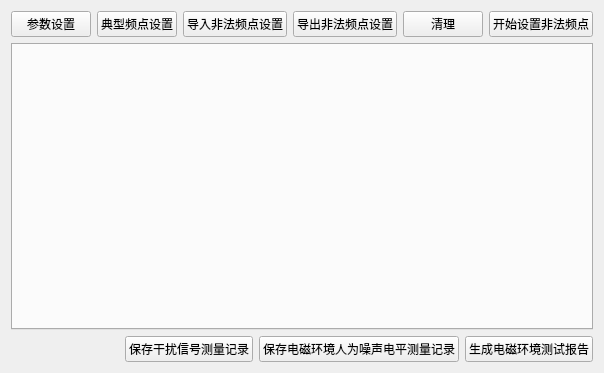
<?xml version="1.0" encoding="UTF-8"?>
<ui version="4.0">
 <class>WBSignalDetectWidget</class>
 <widget class="QWidget" name="WBSignalDetectWidget">
  <property name="geometry">
   <rect>
    <x>0</x>
    <y>0</y>
    <width>595</width>
    <height>373</height>
   </rect>
  </property>
  <property name="windowTitle">
   <string>Form</string>
  </property>
  <layout class="QGridLayout" name="gridLayout">
   <item row="0" column="0" colspan="2">
    <layout class="QHBoxLayout" name="horizontalLayout" stretch="0,0,1,0,0,0,0">
     <item>
      <widget class="QPushButton" name="pushButton_ParamSet">
       <property name="text">
        <string>参数设置</string>
       </property>
      </widget>
     </item>
     <item>
      <widget class="QPushButton" name="pushButton_TypicalFreqSet">
       <property name="text">
        <string>典型频点设置</string>
       </property>
      </widget>
     </item>
     <item>
      <spacer name="horizontalSpacer">
       <property name="orientation">
        <enum>Qt::Horizontal</enum>
       </property>
       <property name="sizeHint" stdset="0">
        <size>
         <width>40</width>
         <height>20</height>
        </size>
       </property>
      </spacer>
     </item>
     <item>
      <widget class="QPushButton" name="pushButton_importLegal">
       <property name="text">
        <string>导入非法频点设置</string>
       </property>
      </widget>
     </item>
     <item>
      <widget class="QPushButton" name="pushButton_ExportLegal">
       <property name="text">
        <string>导出非法频点设置</string>
       </property>
      </widget>
     </item>
     <item>
      <widget class="QPushButton" name="pushButton_cleanAllData">
       <property name="text">
        <string>清理</string>
       </property>
      </widget>
     </item>
     <item>
      <widget class="QPushButton" name="pushButton_setLegalFreq">
       <property name="text">
        <string>开始设置非法频点</string>
       </property>
       <property name="checkable">
        <bool>true</bool>
       </property>
      </widget>
     </item>
    </layout>
   </item>
   <item row="1" column="0" colspan="2">
    <widget class="QTabWidget" name="tabWidget_SignalDetectTable">
     <property name="currentIndex">
      <number>-1</number>
     </property>
    </widget>
   </item>
   <item row="2" column="1">
    <layout class="QHBoxLayout" name="horizontalLayout_2">
     <item>
      <spacer name="horizontalSpacer_2">
       <property name="orientation">
        <enum>Qt::Horizontal</enum>
       </property>
       <property name="sizeHint" stdset="0">
        <size>
         <width>40</width>
         <height>20</height>
        </size>
       </property>
      </spacer>
     </item>
     <item>
      <widget class="QPushButton" name="pushButton_GenerateDisturbSIgnal">
       <property name="text">
        <string>保存干扰信号测量记录</string>
       </property>
      </widget>
     </item>
     <item>
      <widget class="QPushButton" name="pushButton_GenerateManMadeNoise">
       <property name="text">
        <string>保存电磁环境人为噪声电平测量记录</string>
       </property>
      </widget>
     </item>
     <item>
      <widget class="QPushButton" name="pushButton_GenerateElecEnvReport">
       <property name="text">
        <string>生成电磁环境测试报告</string>
       </property>
      </widget>
     </item>
    </layout>
   </item>
  </layout>
 </widget>
 <resources/>
 <connections/>
</ui>
